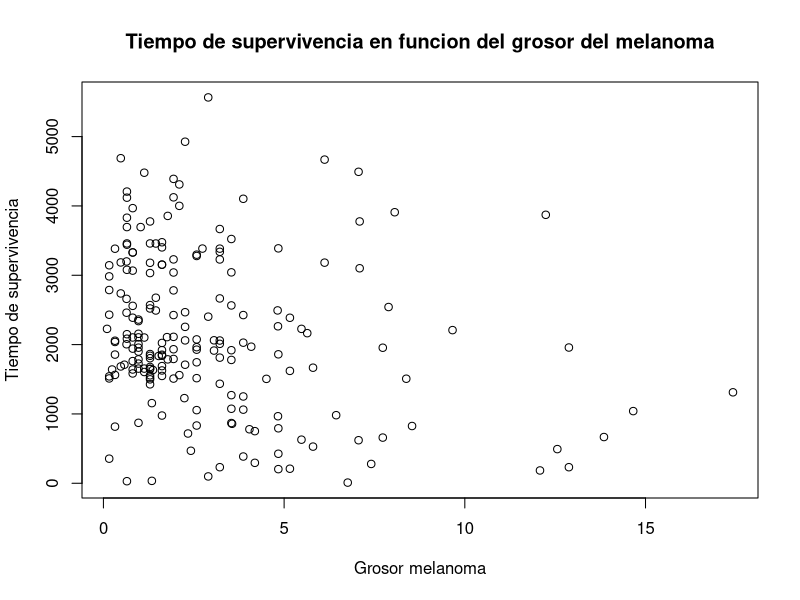
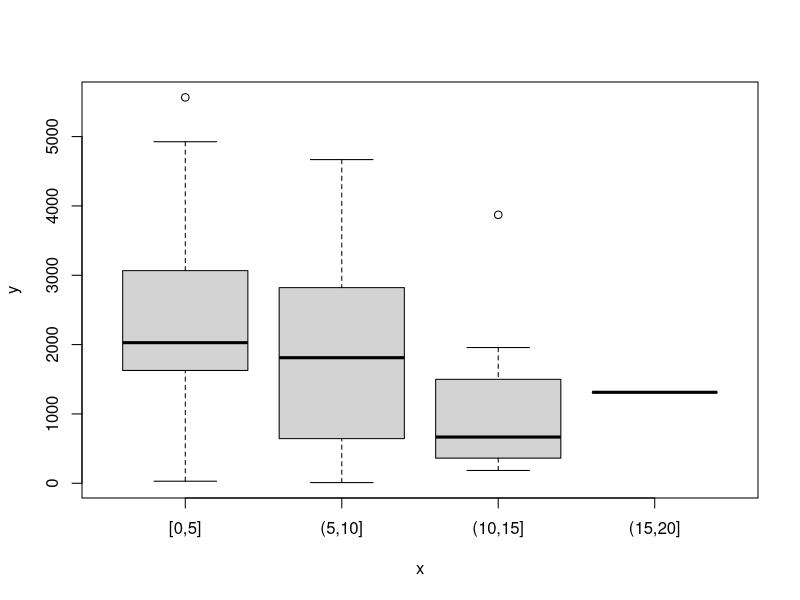
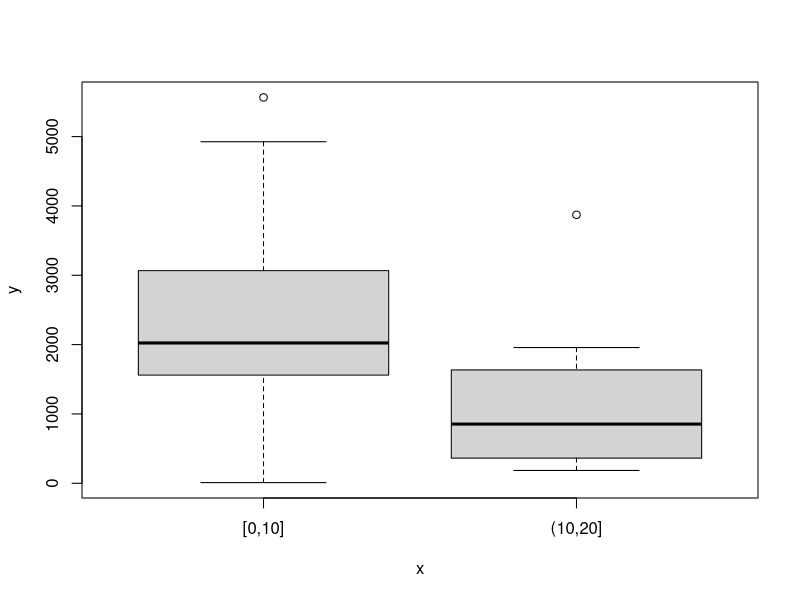
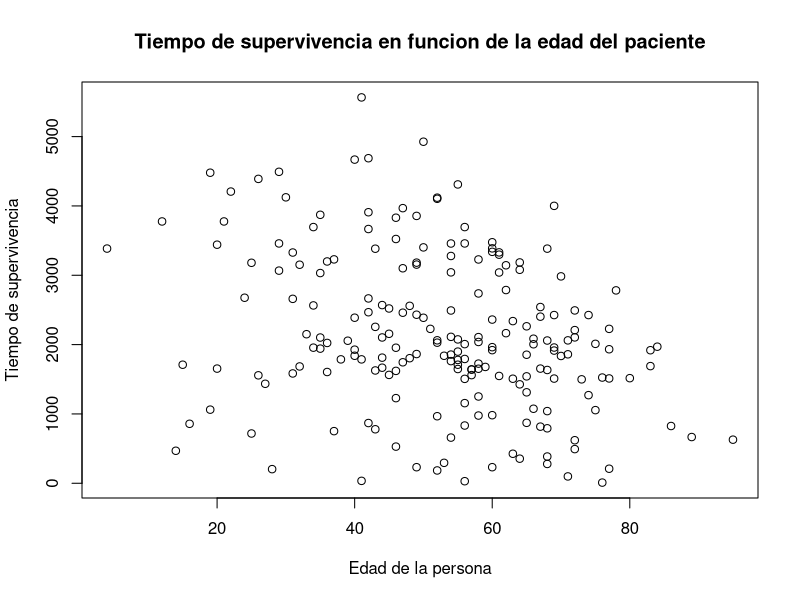
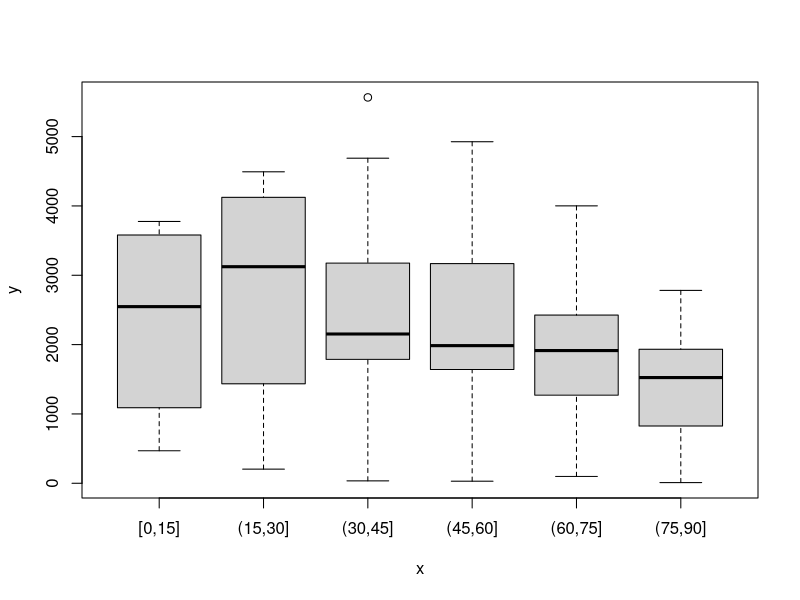
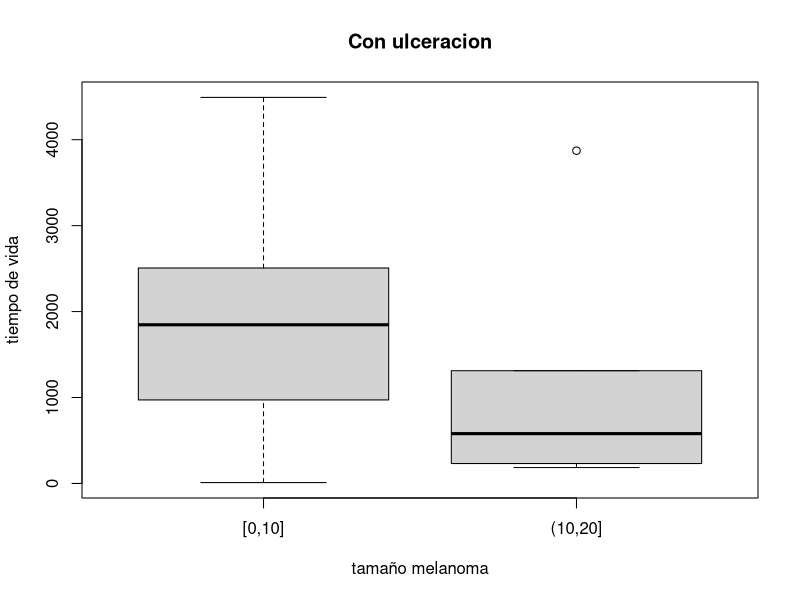
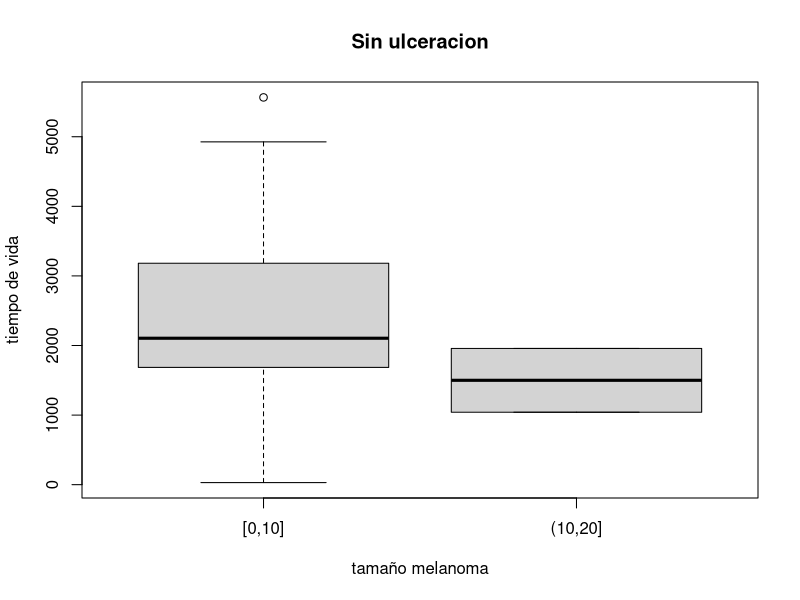
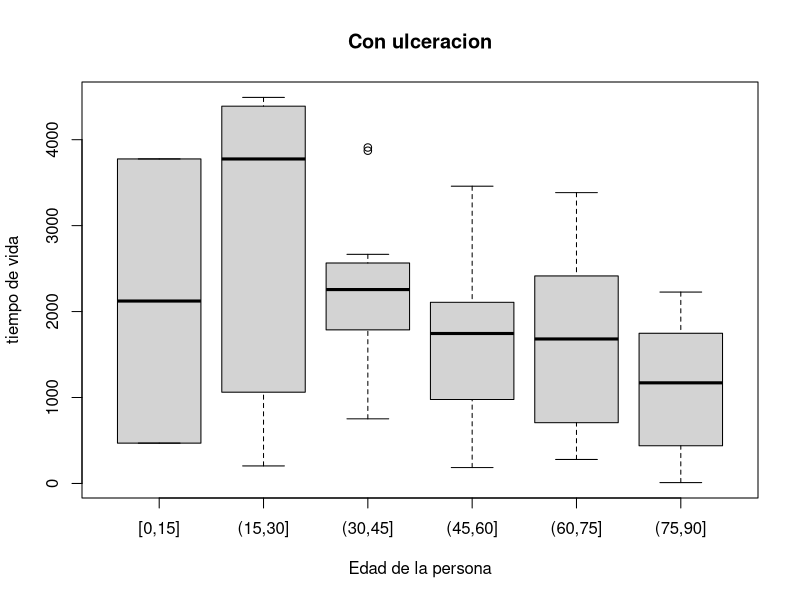

Write the R code that produced these figures, in order.
## ---- chunk 1
#CARGAMOS LOS DATOS MELANOMA DEL DIRECTORIO
setwd("~/Escritorio/R/Practica 1")
melanoma <- read.table("Datos_Melanoma.txt",sep = "\t", header = TRUE)

#INSPECCIONAMOS LA TABLA DE DATOS

head(melanoma)
tail(melanoma)
summary(melanoma)
## ---- chunk 2
plot(melanoma$grosor, melanoma$tiempo, 
     xlab="Grosor melanoma", 
     ylab="Tiempo de supervivencia",
     main="Tiempo de supervivencia en funcion del grosor del melanoma")
## ---- chunk 3
sort(unique(melanoma$grosor))

melanoma_agrupado <- cut(melanoma$grosor, breaks=seq(0, 20, 5), include.lowest=TRUE, right=TRUE)

## ---- chunk 4
melanoma_agrupado_edad <- cut(melanoma$edad, breaks=seq(0, 100, 15), include.lowest=TRUE, right=TRUE)

tabla_agrupado <- data.frame(size = melanoma_agrupado, tiempo = melanoma$tiempo, ulceracion = melanoma$ulceracion, sexo=melanoma$sexo, edad=melanoma_agrupado_edad)

plot(tabla_agrupado$size, tabla_agrupado$tiempo)
## ---- chunk 5
periodos <- unique(tabla_agrupado$size)

#CALCULAMOS MEDIAS DE DURACION EN CADA PERIODO

#las medianas indican que la gran diferencia
#se nota a partir de los 10mm de grosor
#Aunque los datos la mayoría se tomaron de melanomas menores a 5mm
mean(tabla_agrupado$tiempo[tabla_agrupado$size == periodos[1]]) 
mean(tabla_agrupado$tiempo[tabla_agrupado$size == periodos[2]])
mean(tabla_agrupado$tiempo[tabla_agrupado$size == periodos[3]])
mean(tabla_agrupado$tiempo[tabla_agrupado$size == periodos[4]])

#CALCULAMOS LAS MEDIANAS EN CADA PERIODO
median(tabla_agrupado$tiempo[tabla_agrupado$size == periodos[1]])
median(tabla_agrupado$tiempo[tabla_agrupado$size == periodos[2]])
median(tabla_agrupado$tiempo[tabla_agrupado$size == periodos[3]])
median(tabla_agrupado$tiempo[tabla_agrupado$size == periodos[4]])
## ---- chunk 6
#CONTAMOS LA CANTIDAD DE DATOS RECOGIDOS DE CADA
length(melanoma$grosor[melanoma$grosor < 5]) #demasiados datos de este
length(melanoma$grosor[melanoma$grosor > 5]) #muy poocos de este
## ---- chunk 7
melanoma_agrupado_2 <- cut(melanoma$grosor, breaks=seq(0, 20, 10), include.lowest=TRUE, right=TRUE)

tabla_agrupado <- data.frame(size = melanoma_agrupado_2, tiempo = melanoma$tiempo, ulceracion = melanoma$ulceracion, sexo=melanoma$sexo, edad=melanoma_agrupado_edad)


plot(tabla_agrupado$size, tabla_agrupado$tiempo)
## ---- chunk 8
mean(melanoma$tiempo[melanoma$grosor < 10]) 
mean(melanoma$tiempo[melanoma$grosor > 10]) 

## ---- chunk 9
mean(melanoma$grosor[melanoma$grosor < 10]) 
mean(melanoma$grosor[melanoma$grosor > 10]) 
## ---- chunk 10
plot(melanoma$edad, melanoma$tiempo, 
     xlab="Edad de la persona", 
     ylab="Tiempo de supervivencia",
     main="Tiempo de supervivencia en funcion de la edad del paciente")
## ---- chunk 11
melanoma_agrupado_edad <- cut(melanoma$edad, breaks=seq(0, 100, 15), include.lowest=TRUE, right=TRUE)


sort(unique(melanoma$edad))

melanoma_agrupado_frame <- na.omit(data.frame(edad = melanoma_agrupado_edad, tiempo = melanoma$tiempo))


plot(melanoma_agrupado_frame$edad, melanoma_agrupado_frame$tiempo)
## ---- chunk 12
m_tp_vida_edad = c()

for(x in 1:length(unique(melanoma_agrupado_edad))){
  m_tp_vida_edad[x] = mean(melanoma_agrupado_frame$tiempo[melanoma_agrupado_frame$edad == unique(melanoma_agrupado_edad)[x]])
}

m_tp_vida_edad <- m_tp_vida_edad

mean_edad_mortalidad <- na.omit(data.frame(edad = unique(melanoma_agrupado_edad), media_vida = m_tp_vida_edad))

library(knitr)

kable(mean_edad_mortalidad)
## ---- chunk 13
#CON ULCERACION

plot(tabla_agrupado$size[tabla_agrupado$ulceracion == 1], tabla_agrupado$tiempo[tabla_agrupado$ulceracion == 1], main="Con ulceracion", xlab="tamaño melanoma", ylab="tiempo de vida")

#SIN ULCERACION
plot(tabla_agrupado$size[tabla_agrupado$ulceracion == 0], tabla_agrupado$tiempo[tabla_agrupado$ulceracion == 0] , main="Sin ulceracion", xlab="tamaño melanoma", ylab="tiempo de vida")

#CON ULCERACION
plot(tabla_agrupado$edad[tabla_agrupado$ulceracion == 1], tabla_agrupado$tiempo[tabla_agrupado$ulceracion == 1], , main="Con ulceracion", xlab="Edad de la persona", ylab="tiempo de vida")

#sin ulceracion
plot(tabla_agrupado$edad[tabla_agrupado$ulceracion == 0], tabla_agrupado$tiempo[tabla_agrupado$ulceracion == 0], main="Sin ulceracion", xlab="edad de la ", ylab="tiempo de vida")

#CON ULCERACION
mean(tabla_agrupado$tiempo[tabla_agrupado$ulceracion == 1])
median(tabla_agrupado$tiempo[tabla_agrupado$ulceracion == 1])
length(melanoma$tiempo[melanoma$ulceracion == 1])


#SIN ULCERACION
mean(tabla_agrupado$tiempo[tabla_agrupado$ulceracion == 0])
median(tabla_agrupado$tiempo[tabla_agrupado$ulceracion == 0])
length(melanoma$tiempo[melanoma$ulceracion == 0])
## ---- chunk 14
#HOMBRE
plot(tabla_agrupado$size[tabla_agrupado$sexo == 0], tabla_agrupado$tiempo[tabla_agrupado$sexo == 0], main="Tamaño respecto tiempo de supervivencia en mujeres")
plot(tabla_agrupado$edad[tabla_agrupado$sexo == 0], tabla_agrupado$tiempo[tabla_agrupado$sexo == 0],  main="edad respecto tiempo de supervivencia en mujeres")

#MEDIAS PARA LAS MUJERES
mean(tabla_agrupado$tiempo[tabla_agrupado$sexo == 0])
median(tabla_agrupado$tiempo[tabla_agrupado$sexo == 0])
length(melanoma$tiempo[melanoma$sexo == 0])



plot(tabla_agrupado$size[tabla_agrupado$sexo == 1], tabla_agrupado$tiempo[tabla_agrupado$sexo == 1],  main="Tamaño respecto tiempo de supervivencia en hombres")
plot(tabla_agrupado$edad[tabla_agrupado$sexo == 1], tabla_agrupado$tiempo[tabla_agrupado$sexo == 1], main="edad respecto tiempo de supervivencia en hombres")

#MEDIAS PARA LOS HOMBRES
mean(tabla_agrupado$tiempo[tabla_agrupado$sexo == 1])
median(tabla_agrupado$tiempo[tabla_agrupado$sexo == 1])
length(melanoma$tiempo[melanoma$sexo == 1])
